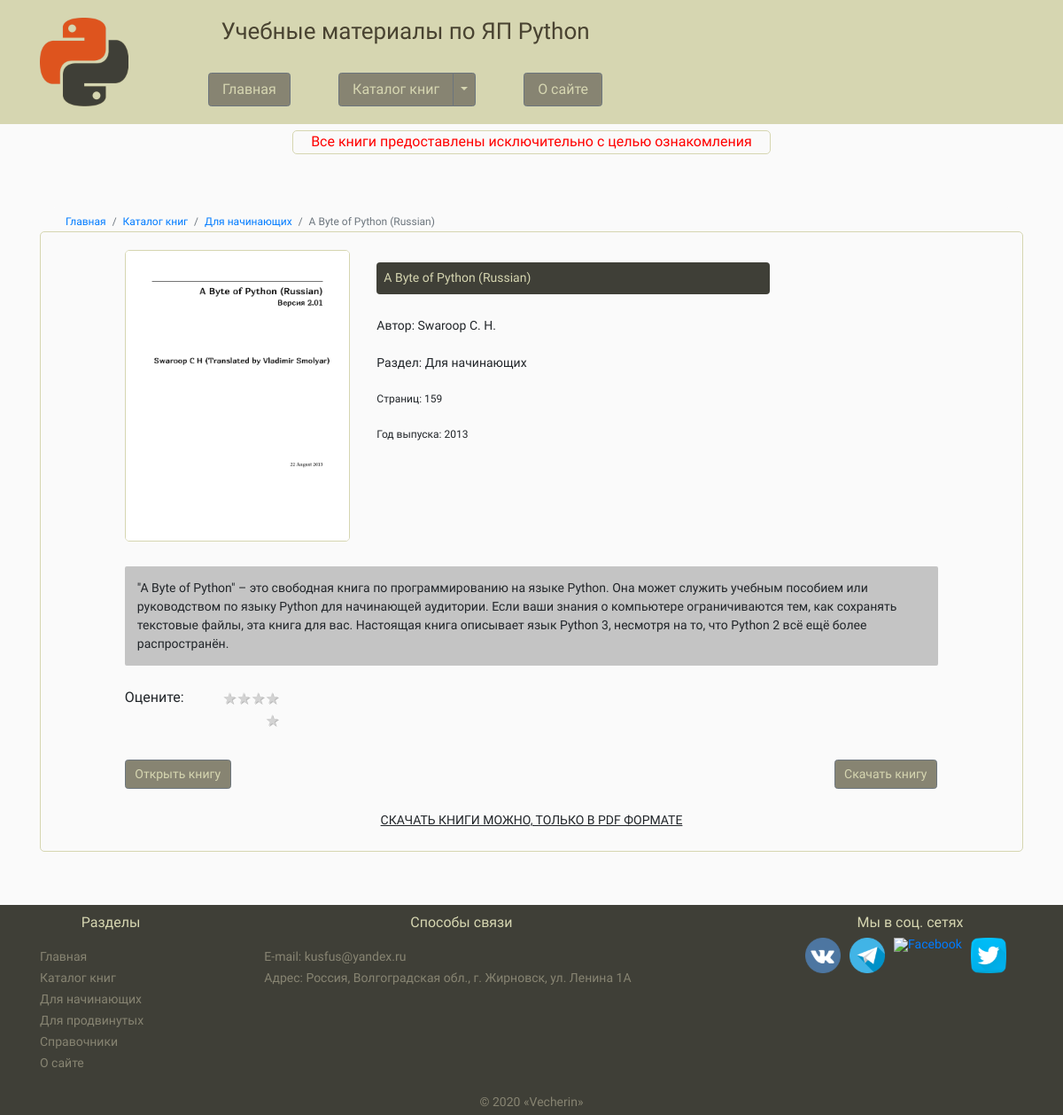
/catalog/beginner/1/, run on the app's committed database.
### main/models.py (models this page shows, shortened)
class Books(models.Model):
    title = models.CharField('Название', max_length=150)
    description = models.TextField('Описание')
    cover = models.ImageField('Обложка', upload_to='books_cover/')
    author = models.CharField('Автор', max_length=150)
    pages = models.PositiveSmallIntegerField('Страниц', default=0)
    year_of_release = models.PositiveSmallIntegerField('Дата выхода', default=2005)
    sections = models.ForeignKey(Sections, verbose_name='раздел', on_delete=models.SET_NULL, null=True)
    url = models.SlugField(max_length=160, unique=True)
    url_on_book = models.SlugField(max_length=160, unique=True)
    file_book = models.FileField('Книга book_pdf', upload_to='books_pdf/', default='books_pdf/1.pdf')
    class Meta:
        verbose_name = 'Книга'
        verbose_name_plural = 'Книги'

class Sections(models.Model):
    name = models.CharField('Категория', max_length=150)
    description = models.TextField('Описание')
    cover = models.ImageField('Обложка_Раздела', upload_to='section_cover/', blank=True, null=True)
    url = models.SlugField(max_length=160, unique=True)
    class Meta:
        verbose_name = 'Раздел'
        verbose_name_plural = 'Разделы'

### main/views.py (the view)
# urls.py: path('catalog/<slug:section>/<slug:slug>/', views.BookDetailView.as_view(), name='book_detail'),
class BookDetailView(View):
    def get(self, request, section, slug):
        book = Books.objects.get(url=slug)
        return render(request, 'main/use/some_book.html', {'book': book})

### main/static/templates/main/use/some_book.html (shortened to what this page needs)
{% extends 'main/use/base_guest.html' %}
{% load static %}
{% block content %}
	<div class="container">
		<div class="row">
			<div class="col-lg-6 mx-auto">
				<div class="warning">
					<div class="warning__text">
						Все книги предоставлены исключительно с целью ознакомления
					</div>
				</div>
			</div>
		</div>
	</div>
	<section id="content" class="content">
		<div class="container">
			<div class="row">
				<div class="col-lg-12">
					<div class="bread__crumb">
						<div class="container">
									<nav aria-label="breadcrumb">
										<ol class="breadcrumb">
											<li class="breadcrumb-item" aria-current="page"><a href="{% url 'main' %}">Главная</a></li>
											<li class="breadcrumb-item" aria-current="page"><a href="{% url 'catalog' %}">Каталог книг</a></li>
											{% if book.sections_id == 1 %}
                                                <li class="breadcrumb-item" aria-current="page"><a href="{% url 'section_url' book.sections.url %}">Для начинающих</a></li>
											{% elif book.sections_id == 2 %}
                                                <li class="breadcrumb-item" aria-current="page"><a href="{% url 'section_url' book.sections.url %}">Для продвинутых</a></li>
											{% elif book.sections_id == 3 %}
                                                <li class="breadcrumb-item" aria-current="page"><a href="{% url 'section_url' book.sections.url %}">Справочники</a></li>
                                            {% endif %}
											<li class="breadcrumb-item active" aria-current="page"><a>{{ book.title }}</a></li>
										</ol>
									</nav>
						</div>
					</div>
				</div>
			</div>
		<div class="content__main">
			<div class="book">
				<div class="row">
					<div class="col-lg-1">
					</div>
					<div class="col-lg-3">
						<img class="book__img" src="{{ book.cover.url }}" alt="Обложка книги">
					</div>
					<div class="col-lg-5">
						<div class="row flex-column">
							<div class="col-lg">
								<div class="book__name">
									<h3>{{ book.title }}</h3>
								</div>
							</div>
							<div class="col-lg">
								<div class="book__info-item">
									Автор: {{ book.author }}
								</div>
							</div>
							<div class="col-lg">
								<div class="book__info-item">
									Раздел: {{ book.sections.name }}
								</div>
							</div>
							<div class="col-lg">
								<div class="book__info-item">
									<div class="low-text">
										Страниц: {{ book.pages }}
									</div>
								</div>
							</div>
							<div class="col-lg">
								<div class="book__info-item">
									<div class="low-text">
										Год выпуска: {{ book.year_of_release }}
									</div>
								</div>
							</div>
						</div>
					</div>
				</div>
				<div class="row">
					<div class="col-lg-1">
					</div>
					<div class="col-lg-10">
						<div class="book__annotation">
							<div class="book_annotation__text">
								{{ book.description }}
							</div>
						</div>
					</div>
				</div>
				<div class="rating__estimate">
					<div class="row">
						<div class="col-lg-1">
						</div>
						<div class="col-lg-1">
							<div class="rating__estimate__text">
								Оцените:
							</div>
						</div>
						<div class="col-lg-2">
							<div class="rating__estimete__stars">
									<label for="star-5" title="5"></label>
									<label for="star-4" title="4"></label>
									<label for="star-3" title="3"></label>
									<label for="star-2" title="2"></label>
									<label for="star-1" title="1"></label>
							</div>
						</div>
					</div>
				</div>
				<div class="button">
					<div class="row">
						<div class="col-lg-1"></div>
						<div class="col-lg-2">
							<a href="{{ book.file_book.url }}" class="btn btn-secondary" role="button" target="_blank">Открыть книгу</a>
						</div>
						<div class="col-lg-2 ml-auto">
							<a href="{{ book.file_book.url }}" target="_blank" download="{{ book.title }}.pdf" class="btn btn-secondary ml-lg-5" role="button">Скачать книгу</a>
						</div>
						<div class="col-lg-1"></div>
					</div>
				</div>
				<div class="warning__down">
					<div class="row">
						<div class="col-lg-4 mx-auto">
							<div class="warning__down__text text-uppercase">
								Скачать книги можно, только в pdf формате
							</div>
						</div>
					</div>
				</div>
			</div>
		</div>
		</div>
	</section>
{% endblock %}

### main/static/main/css/style.css (style rules this page uses)
* { padding: 0; margin: 0; border: 0; }
*, *:before, *:after { -webkit-box-sizing: border-box; box-sizing: border-box; }
nav, footer, header, aside { display: block; }
html, body { height: 100%; width: 100%; line-height: 1; font-size: 14px; -ms-text-size-adjust: 100%; -moz-text-size-adjust: 100%; -webkit-text-size-adjust: 100%; }
a, a:visited { text-decoration: none; }
img { vertical-align: top; }
h1, h2, h3, h4, h5, h6 { font-size: inherit; font-weight: inherit; }
body { font-family: 'Roboto'; background: #FAFAFA; }
ul, li { display: block; padding: 0; margin: 0; }
#content { padding-top: 60px; padding-bottom: 60px; }
.btn-secondary { background: #878472; color: #D6D6B1; }
.breadcrumb { background: #FAFAFA; font-size: 12px; padding-bottom: 5px; margin: 0; }
.warning { margin-top: 0.5em; border: 1px solid #D6D6B1; -webkit-box-sizing: border-box; box-sizing: border-box; border-radius: 5px; padding: 0.3em 0.5em; }
.warning__text { text-align: center; font-size: 16px; color: red; }
.content__main { border: 1px solid #D6D6B1; -webkit-box-sizing: border-box; box-sizing: border-box; border-radius: 5px; padding-top: 20px; }
h3 { font-size: 14px; }
.book__name { margin-top: 1em; background: #3F3F37; border-radius: 4px; padding: 8px 3px 3px 8px; }
.book__name h3 { color: #D6D6B1; line-height: 1.3; }
.book__img { width: 100%; border: 1px solid #D6D6B1; -webkit-box-sizing: border-box; box-sizing: border-box; border-radius: 5px; }
.book__annotation { margin-top: 2em; margin-bottom: 2em; background: #C4C4C4; border-radius: 2px; padding: 1em; line-height: 1.5; }
.rating__estimate { margin-bottom: 2em; }
.rating__estimate__text { font-size: 16px; }
.book__info-item { margin-top: 2em; font-size: 14px; }
.book__info-item .low-text { font-size: 12px; }
.button { margin: 2em 0; }
.warning__down { margin-bottom: 2em; }
.warning__down__text { text-align: center; -webkit-text-decoration-line: underline; text-decoration-line: underline; }
.rating__estimete__stars { overflow: hidden; width: 50%; margin: 0; }
.rating__estimete__stars:not(:checked) > label { float: right; padding: 0; cursor: pointer; font-size: 18px; color: lightgrey; text-shadow: 1px 1px #bbb; }
.rating__estimete__stars:not(:checked) > label:before { content: '★'; }
.content { flex: 1 0 auto; }

### data on the page
Books: title "A Byte of Python (Russian)", cover (picture), author "Swaroop C. H.", sections.name "Для начинающих", pages "159", year_of_release "2013", description "\"A Byte of Python\" – это свободная книга по программированию на языке Python. Она может служить учебным пособием или руководством по языку Python для начинающей аудитории. Если ваши знания о компьютере ограничиваются тем, как сохранять текстовые файлы, эта книга для вас. Настоящая книга описывает язык Python 3, несмотря на то, что Python 2 всё ещё более распространён."
